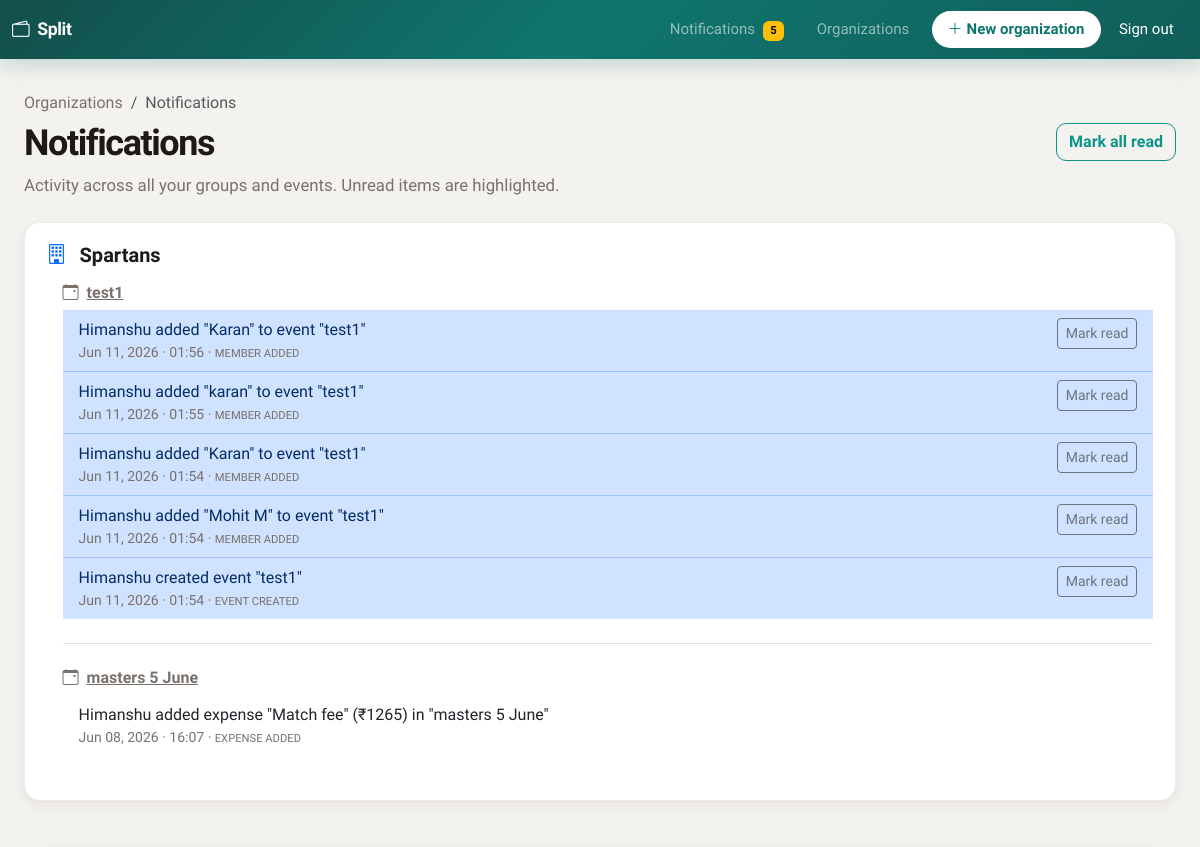
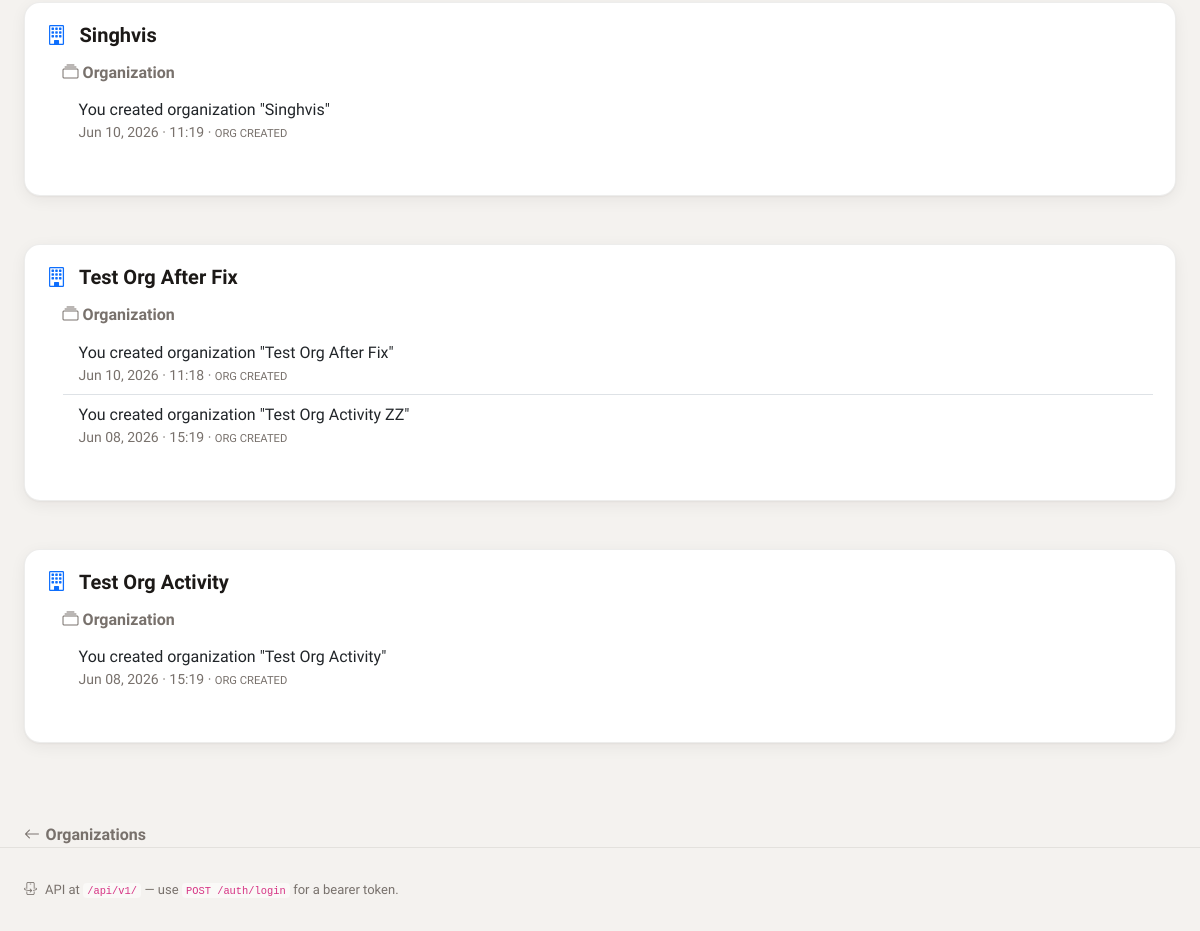
Page /notifications (signed in) on the committed database (2 pictures, top to bottom).
### app/models.py (models this page shows)
class Organization(Base):
    __tablename__ = "organizations"
    id: Mapped[int] = mapped_column(primary_key=True, autoincrement=True)
    name: Mapped[str] = mapped_column(String(200), nullable=False)
    created_by_user_id: Mapped[int | None] = mapped_column(
        ForeignKey("users.id"), nullable=True, index=True
    )
    created_at: Mapped[datetime] = mapped_column(DateTime, default=datetime.utcnow)
    members: Mapped[list["OrganizationMember"]] = relationship(
        back_populates="organization", cascade="all, delete-orphan"
    )
    events: Mapped[list["Event"]] = relationship(
        back_populates="organization", cascade="all, delete-orphan"
    )
    org_contributions: Mapped[list["OrganizationContribution"]] = relationship(
        back_populates="organization", cascade="all, delete-orphan"
    )

class Event(Base):
    __tablename__ = "events"
    id: Mapped[int] = mapped_column(primary_key=True, autoincrement=True)
    organization_id: Mapped[int] = mapped_column(
        ForeignKey("organizations.id"), nullable=False
    )
    name: Mapped[str] = mapped_column(String(200), nullable=False)
    created_by_user_id: Mapped[int | None] = mapped_column(
        ForeignKey("users.id"), nullable=True, index=True
    )
    created_at: Mapped[datetime] = mapped_column(DateTime, default=datetime.utcnow)
    organization: Mapped["Organization"] = relationship(back_populates="events")
    members: Mapped[list["Member"]] = relationship(
        back_populates="event", cascade="all, delete-orphan"
    )
    expenses: Mapped[list["Expense"]] = relationship(
        back_populates="event", cascade="all, delete-orphan"
    )

class Activity(Base):
    __tablename__ = "activities"
    id: Mapped[int] = mapped_column(primary_key=True, autoincrement=True)
    recipient_user_id: Mapped[int] = mapped_column(ForeignKey("users.id"), nullable=False)
    organization_id: Mapped[int | None] = mapped_column(
        ForeignKey("organizations.id"), nullable=True, index=True
    )
    event_id: Mapped[int | None] = mapped_column(
        ForeignKey("events.id"), nullable=True, index=True
    )
    actor_user_id: Mapped[int | None] = mapped_column(ForeignKey("users.id"), nullable=True)
    kind: Mapped[str] = mapped_column(String(64), nullable=False)
    summary: Mapped[str] = mapped_column(String(500), nullable=False)
    read_at: Mapped[datetime | None] = mapped_column(DateTime, nullable=True)
    created_at: Mapped[datetime] = mapped_column(DateTime, default=datetime.utcnow)
    recipient: Mapped["User"] = relationship(
        "User",
        foreign_keys=[recipient_user_id],
        back_populates="activities_received",
    )
    actor: Mapped["User | None"] = relationship(
        "User",
        foreign_keys=[actor_user_id],
        back_populates="activities_sent",
    )

### app/routers/web.py (the view)
@router.get("/notifications", response_class=HTMLResponse)
def page_notifications(request: Request, db: Session = Depends(get_db)):
    uid = require_session_user(request)
    if isinstance(uid, RedirectResponse):
        return uid
    rows = activity_service.list_for_user(db, uid, limit=400)
    grouped = activity_service.group_activities_hierarchy(db, rows)
    return templates.TemplateResponse(
        request,
        "notifications.html",
        {
            "title": "Notifications",
            "grouped": grouped,
            "activities": rows,
        },
    )

### templates/notifications.html (shortened to what this page needs)
{% extends "base.html" %}
{% block content %}
<nav class="et-breadcrumb mb-2" aria-label="breadcrumb">
  <ol class="breadcrumb small mb-0">
    <li class="breadcrumb-item"><a href="/orgs">Organizations</a></li>
    <li class="breadcrumb-item active" aria-current="page">Notifications</li>
  </ol>
</nav>
<header class="mb-4 d-flex flex-wrap justify-content-between align-items-start gap-3">
  <div>
    <h1 class="et-hero-title mb-2">Notifications</h1>
    <p class="et-hero-lead mb-0">Activity across all your groups and events. Unread items are highlighted.</p>
  </div>
  {% if activities %}
  <form method="post" action="/notifications/read-all">
    <button type="submit" class="btn btn-outline-primary">Mark all read</button>
  </form>
  {% endif %}
</header>
{% if not grouped %}
<div class="et-empty">
  <div class="et-empty-icon"><i class="bi bi-bell"></i></div>
  <p class="et-muted mb-0">No activity yet. Create organizations, events, and expenses to see updates here.</p>
</div>
{% else %}
  {% for org in grouped %}
  <section class="mb-5 et-card">
    <div class="et-card-body">
      <h2 class="h5 fw-bold mb-3">
        <i class="bi bi-building me-2 text-primary"></i>
        <a href="/orgs/{{ org.organization_id }}" class="text-reset text-decoration-none">{{ org.organization_name }}</a>
      </h2>
      {% for eg in org.event_groups %}
      <div class="ms-md-3 mb-4 {% if not loop.last %}border-bottom pb-4{% endif %}">
        <h3 class="h6 fw-semibold et-muted mb-2">
          {% if eg.event_id %}
          <i class="bi bi-calendar-event me-1"></i>
          <a href="/events/{{ eg.event_id }}" class="text-reset">{{ eg.event_name }}</a>
          {% else %}
          <i class="bi bi-collection me-1"></i>{{ eg.event_name }}
          {% endif %}
        </h3>
        <ul class="list-group list-group-flush">
          {% for a in eg.activities %}
          <li class="list-group-item d-flex flex-wrap justify-content-between align-items-start gap-2 {% if not a.read_at %}list-group-item-primary bg-opacity-10{% endif %}">
            <div class="flex-grow-1 min-w-0">
              <p class="mb-0">{{ a.summary }}</p>
              <p class="small et-muted mb-0">{{ a.created_at.strftime('%b %d, %Y · %H:%M') }} · <span class="text-uppercase" style="font-size: 0.7rem;">{{ a.kind | replace('_', ' ') }}</span></p>
            </div>
            {% if not a.read_at %}
            <form method="post" action="/notifications/{{ a.id }}/read" class="flex-shrink-0">
              <button type="submit" class="btn btn-sm btn-outline-secondary">Mark read</button>
            </form>
            {% endif %}
          </li>
          {% endfor %}
        </ul>
      </div>
      {% endfor %}
    </div>
  </section>
  {% endfor %}
{% endif %}
<a href="/orgs" class="et-link-back"><i class="bi bi-arrow-left"></i>Organizations</a>
{% endblock %}

### templates/base.html (shortened to what this page needs)
<!DOCTYPE html>
<html lang="en">
<head>
  <link href="https://cdn.jsdelivr.net/npm/bootstrap@5.3.3/dist/css/bootstrap.min.css" rel="stylesheet"
>
  <link href="https://cdn.jsdelivr.net/npm/bootstrap-icons@1.11.3/font/bootstrap-icons.min.css" rel="stylesheet">
  <link rel="stylesheet" href="{{ url_for('static', path='app.css') }}">
</head>
<body class="et-body d-flex flex-column min-vh-100">
  <nav class="navbar navbar-expand-lg navbar-dark et-navbar mb-0">
    <div class="container-xxl">
      <a class="navbar-brand" href="{% if request.session.get('user_id') %}/orgs{% else %}/auth/login{% endif %}">
        <i class="bi bi-wallet2" aria-hidden="true"></i>
        Split
      </a>
      <div class="collapse navbar-collapse" id="navMain">
        <ul class="navbar-nav ms-auto align-items-lg-center gap-lg-1">
          {% if request.session.get('user_id') %}
          <li class="nav-item">
            <a class="nav-link position-relative" href="/notifications">
              Notifications
              {% if request.state.unread_notifications %}
              <span class="badge text-bg-warning ms-1">{{ request.state.unread_notifications }}</span>
              {% endif %}
            </a>
          </li>
          <li class="nav-item">
            <a class="nav-link" href="/orgs">Organizations</a>
          </li>
          <li class="nav-item">
            <a class="nav-link btn-nav-cta" href="/orgs/new"><i class="bi bi-plus-lg me-1"></i>New organization</a>
          </li>
          <li class="nav-item">
            <form method="post" action="/auth/logout" class="d-inline">
              <button type="submit" class="nav-link btn btn-link text-white border-0 p-2">Sign out</button>
            </form>
          </li>
          {% else %}
          <li class="nav-item"><a class="nav-link" href="/auth/login">Sign in</a></li>
          <li class="nav-item"><a class="nav-link btn-nav-cta" href="/auth/register">Register</a></li>
          {% endif %}
        </ul>
      </div>
    </div>
  </nav>
  <main class="et-main flex-grow-1 container-xxl px-3 px-lg-4">
    {% block content %}{% endblock %}
  </main>
  <footer class="et-footer mt-auto">
    <div class="container-xxl px-3 px-lg-4">
      <p class="mb-0 d-flex flex-wrap align-items-center gap-2">
        <i class="bi bi-phone-flip flex-shrink-0"></i>
        <span>API at <code>/api/v1/</code> — use <code>POST /auth/login</code> for a bearer token.</span>
      </p>
    </div>
  </footer>
</body>
</html>

### static/app.css (style rules this page uses)
:root { --et-bg: #f4f2ef; --et-bg-elevated: #ffffff; --et-surface-2: #faf9f7; --et-text: #1c1917; --et-text-muted: #78716c; --et-border: rgba(28, 25, 23, 0.08); --et-border-strong: rgba(28, 25, 23, 0.12); --et-accent: #0d9488; --et-accent-hover: #0f766e; --et-accent-soft: rgba(13, 148, 136, 0.12); --et-accent-2: #6366f1; --et-radius: 12px; --et-radius-sm: 10px; --et-radius-lg: 16px; --et-shadow: 0 1px 2px rgba(28, 25, 23, 0.04), 0 4px 16px rgba(28, 25, 23, 0.06); --et-shadow-hover: 0 8px 24px rgba(28, 25, 23, 0.08); --et-green: #059669; --et-green-soft: rgba(5, 150, 105, 0.12); --et-red: #dc2626; --et-red-soft: rgba(220, 38, 38, 0.1); --et-font: "Plus Jakarta Sans", system-ui, -apple-system, sans-serif; }
*, *::before, *::after { box-sizing: border-box; }
html { scroll-behavior: smooth; }
body.et-body { font-family: var(--et-font); background: var(--et-bg); color: var(--et-text); min-height: 100vh; -webkit-font-smoothing: antialiased; }
.et-navbar { background: linear-gradient(135deg, #134e4a 0%, #0f766e 48%, #115e59 100%); box-shadow: 0 4px 24px rgba(15, 118, 110, 0.25); padding-top: 0.65rem; padding-bottom: 0.65rem; }
.et-navbar .navbar-brand { font-weight: 700; letter-spacing: -0.02em; font-size: 1.1rem; display: flex; align-items: center; gap: 0.5rem; }
.et-navbar .nav-link { font-weight: 500; font-size: 0.9375rem; padding: 0.5rem 0.9rem !important; border-radius: 999px; transition: background 0.15s ease, color 0.15s ease; }
.et-navbar .btn-nav-cta { background: #fff; color: #0f766e !important; font-weight: 600; border-radius: 999px; padding: 0.45rem 1rem !important; margin-left: 0.25rem; }
.et-main { padding-top: 1.5rem; }
@media (min-width: 992px) { .et-main { padding-top: 2rem; } }
.et-card { background: var(--et-bg-elevated); border: 1px solid var(--et-border); border-radius: var(--et-radius-lg); box-shadow: var(--et-shadow); transition: box-shadow 0.2s ease, transform 0.2s ease, border-color 0.2s ease; }
.et-card-body { padding: 1.25rem 1.35rem; }
.btn-outline-primary { --bs-btn-color: var(--et-accent); --bs-btn-border-color: var(--et-accent); --bs-btn-hover-bg: var(--et-accent); --bs-btn-hover-border-color: var(--et-accent); font-weight: 600; border-radius: var(--et-radius-sm); }
.et-hero-title { font-weight: 800; letter-spacing: -0.04em; font-size: clamp(1.75rem, 4vw, 2.25rem); line-height: 1.15; color: var(--et-text); margin-bottom: 0.5rem; }
.et-hero-lead { color: var(--et-text-muted); font-size: 1.05rem; max-width: 36rem; margin-bottom: 0; }
.et-breadcrumb .breadcrumb-item a { color: var(--et-text-muted); text-decoration: none; font-weight: 500; }
.et-footer { margin-top: auto; padding: 2rem 0; border-top: 1px solid var(--et-border); color: var(--et-text-muted); font-size: 0.8125rem; }
.et-footer code { font-size: 0.8em; background: var(--et-surface-2); padding: 0.15em 0.4em; border-radius: 4px; }
.et-muted { color: var(--et-text-muted); }
.et-link-back { display: inline-flex; align-items: center; gap: 0.35rem; font-weight: 600; color: var(--et-text-muted); text-decoration: none; margin-top: 2rem; }

### rows in the picture
Organization: organization_name "Spartans"
Event: event_name "test1"
Activity: summary "Himanshu added \"Karan\" to event \"test1\"", created_at "Jun 11, 2026 · 01:56", kind "MEMBER ADDED"
Activity: summary "Himanshu added \"karan\" to event \"test1\"", created_at "Jun 11, 2026 · 01:55", kind "MEMBER ADDED"
Activity: summary "Himanshu added \"Karan\" to event \"test1\"", created_at "Jun 11, 2026 · 01:54", kind "MEMBER ADDED"
Activity: summary "Himanshu added \"Mohit M\" to event \"test1\"", created_at "Jun 11, 2026 · 01:54", kind "MEMBER ADDED"
Activity: summary "Himanshu created event \"test1\"", created_at "Jun 11, 2026 · 01:54", kind "EVENT CREATED"
Event: event_name "masters 5 June"
Activity: summary "Himanshu added expense \"Match fee\" (₹1265) in \"masters 5 June\"", created_at "Jun 08, 2026 · 16:07", kind "EXPENSE ADDED"
Organization: organization_name "Singhvis", event_name "Organization"
Activity: summary "You created organization \"Singhvis\"", created_at "Jun 10, 2026 · 11:19", kind "ORG CREATED"
Organization: organization_name "Test Org After Fix", event_name "Organization"
Activity: summary "You created organization \"Test Org After Fix\"", created_at "Jun 10, 2026 · 11:18", kind "ORG CREATED"
Activity: summary "You created organization \"Test Org Activity ZZ\"", created_at "Jun 08, 2026 · 15:19", kind "ORG CREATED"
Organization: organization_name "Test Org Activity", event_name "Organization"
Activity: summary "You created organization \"Test Org Activity\"", created_at "Jun 08, 2026 · 15:19", kind "ORG CREATED"

### other values in the picture
{{ request.state.unread_notifications }} "5"
